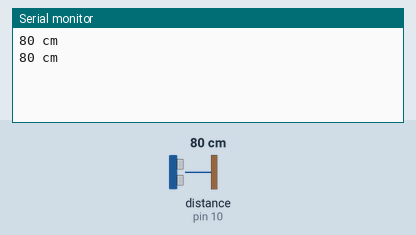
Recording of a sketch running on a simulated Arduino Uno, built with avr-gcc and run on an emulated ATmega328P. Parts: the last lines printed to the serial monitor. Wiring (inferred from the names in the program): ultrasonic range finder: trigger pin 10; echo pin 10. The test bench sets the inputs (shaded band); at power-on: distance to the obstacle (sensor on pin 10) 80 cm. The echo pulse lasts 58.3 µs per cm.

Above: at 1.8 s.
1.9 s: distance to the obstacle (sensor on pin 10) set to 2 cm
At 2.8 s:
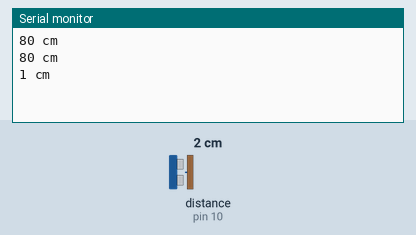
3.4 s: distance to the obstacle (sensor on pin 10) set to 4 cm
At 4.7 s:
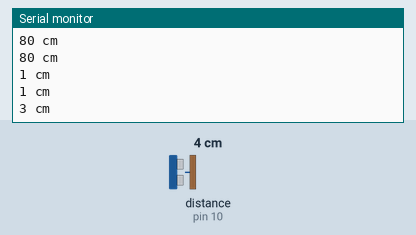
Timing chart, 0 to 6.4 s (numbered marks = the images above; inputs shaded):
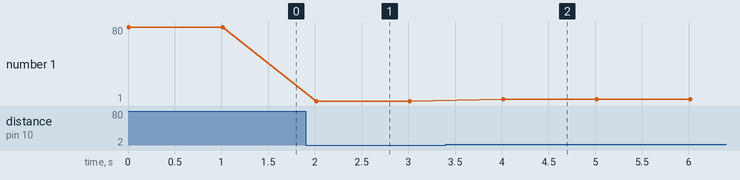

The sketch:

Distance.ino
```cpp
#define SIGPORT 10

void setup() {
  Serial.begin(9600);
}

void loop() {
  pinMode(10, OUTPUT);
  digitalWrite(SIGPORT, LOW);
  digitalWrite(SIGPORT, HIGH);
  delayMicroseconds(10);
  digitalWrite(SIGPORT, LOW);
  pinMode(10, INPUT);

  long period = pulseIn(SIGPORT, HIGH);

  long distance = period / 29 / 2;

  if( period > 38000 ){
    Serial.println("Out of reach!");
  }
  else{
    Serial.print(distance);
    Serial.println(" cm");
  }

  delay(1000);
}
```

Measured:
- after the input at 1.9 s, the serial monitor: prints a new line after 0.11 s (image 1)
- after the input at 3.4 s, the serial monitor: prints a new line after 0.61 s (image 2)
- plotted number 1: 80 → 1 after the input at 1.9 s, 1 → 3 after the input at 3.4 s
